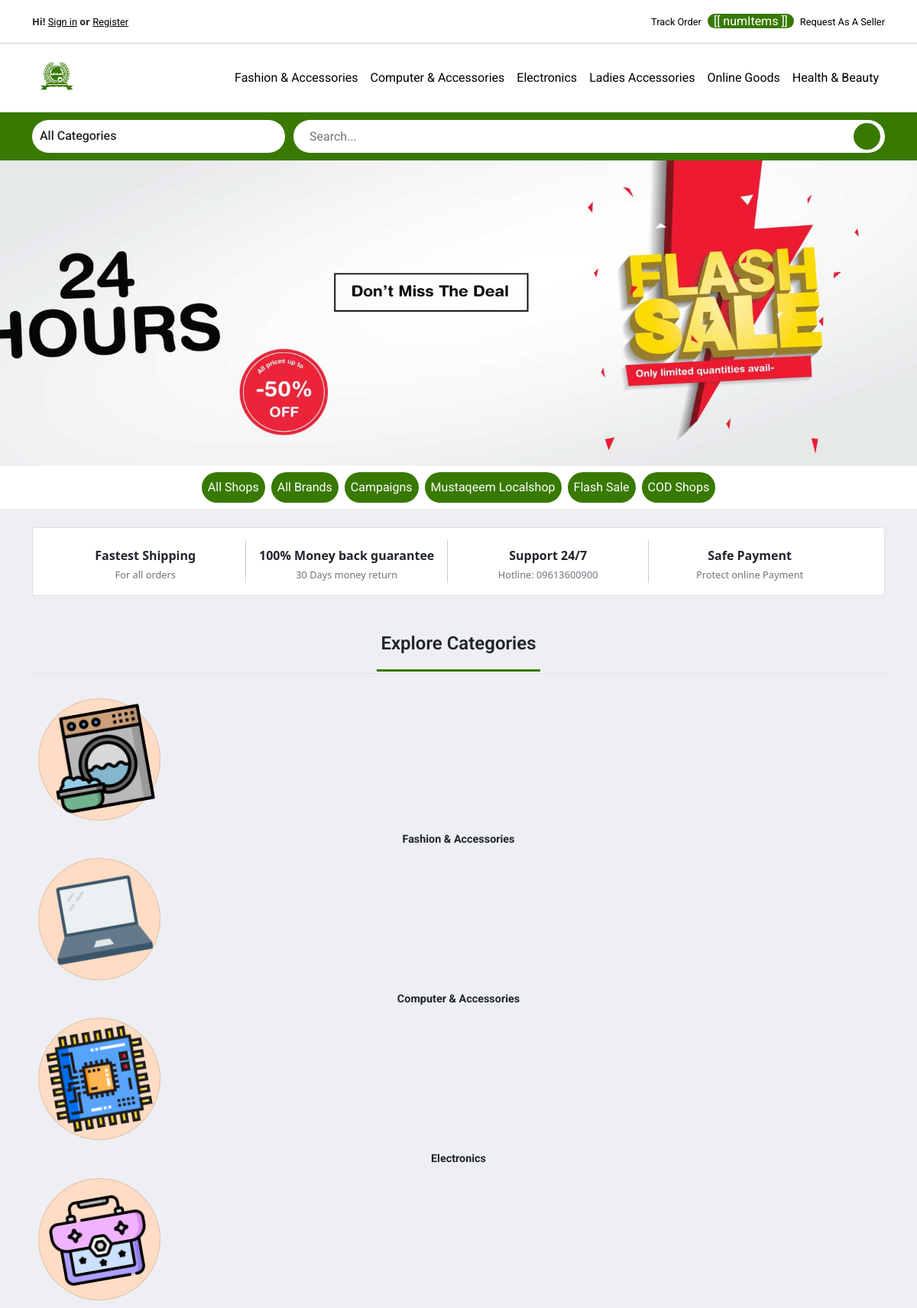
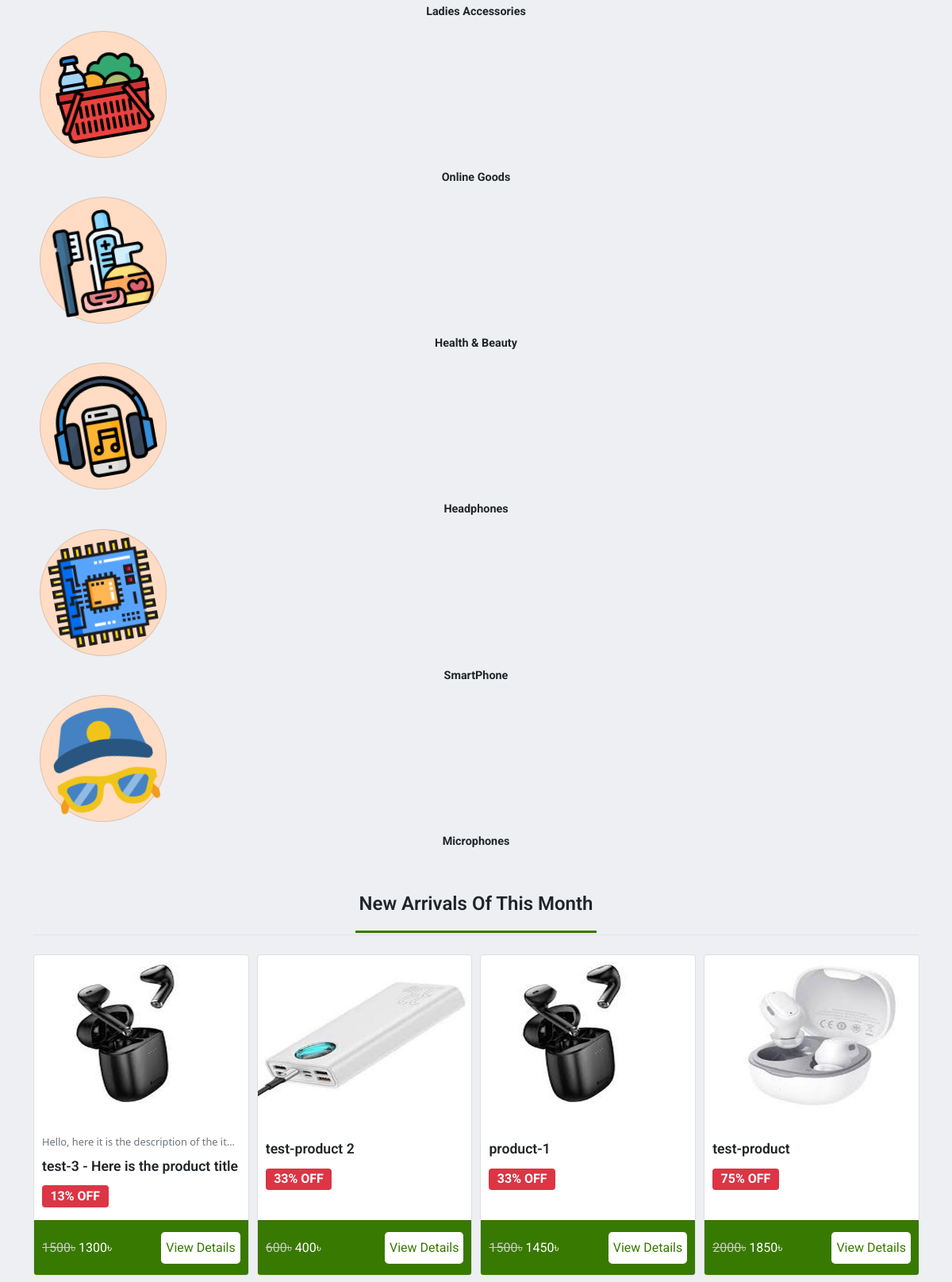
The page / (upper part) on the database its author committed (2 pictures, top to bottom).
### store/models.py (models this page shows, shortened)
class Category(models.Model):
    title = models.CharField(max_length=120, unique=True)
    img = models.ImageField(upload_to="images/")

class Banner(models.Model):
    image = models.ImageField(upload_to="images/", null=True)

class Product(models.Model):
    title = models.CharField(max_length=120)
    slug = models.SlugField(max_length=200, null=True, unique=True)
    img = models.ImageField(upload_to="images/")
    thumbnail = models.ImageField(upload_to="images/", null=True, blank=True)
    description = models.TextField(null=True, blank=True)
    brand = models.ForeignKey(
        Brand, on_delete=models.CASCADE, null=True, blank=True)
    category = models.ForeignKey(
        Category, on_delete=models.CASCADE, null=True)
    shop = models.ForeignKey(
        Shop, on_delete=models.CASCADE, null=True)
    isFavorite = models.BooleanField()
    market_price = models.IntegerField()
    sale_price = models.IntegerField(null=True, blank=True)
    stock_quantity = models.IntegerField()
    flash_sale_offer = models.ForeignKey(Offer, on_delete=models.SET_NULL, null=True, blank=True)
    campaign_offer = models.ForeignKey(Campaign, on_delete=models.SET_NULL, null=True, blank=True)
    created_at = models.DateTimeField(auto_now_add=True)
    updated_at = models.DateTimeField(auto_now=True, null=True, blank=True)
    """def save(self, *args, **kwargs):
        self.thumbnail = self.make_thumbnail(self.image)

        super().save(*args, **kwargs)"""

### store/views.py (the view)
# urls.py: path("", homeView, name="home"),
def homeView(request):
    campaigns, offers, shops = None, None, None
    categories = Category.objects.all().order_by("-id")
    main_navbarCat = Category.objects.all().order_by("-id")[:6]
    shop_obj = Shop.objects.all()
    campaign_obj = Campaign.objects.all()
    offer_obj = Offer.objects.all()
    brands = Brand.objects.all().order_by("-id")
    if len(shop_obj) > 0:
        shops = Shop.objects.all().order_by("-id")[:6]
    if len(campaign_obj) > 0:
        campaigns = Campaign.objects.all().order_by("-id")[0]
    if len(offer_obj) > 0:
        offers = Offer.objects.all().order_by("-id")[0]
    banners, local_grocery_images, products, show_categories = None, None, None, None
    subcategories = SubCategory.objects.all()
    product_obj = Product.objects.all()
    show_category_obj = Category.objects.all()
    all_products = Product.objects.all().order_by("-id")
    if len(Banner.objects.all()) > 0:
        banners = Banner.objects.all().order_by("-id")[:6]
    if len(product_obj) > 0:
        products = Product.objects.all().order_by("-id")[:8]
    if len(show_category_obj) > 0:
        show_categories = Category.objects.all()[:6]
    context = {
        "categories": categories,
        "main_navbarCat": main_navbarCat,
        "shops": shops,
        "banners": banners,
        "subcategories": subcategories,
        "products": products,
        "show_categories": show_categories,
        "campaigns": campaigns,
        "offers": offers,
        "all_products": all_products,
        "brands": brands
    }
    return render(request, 'store/home.html', context)

### Cart/cart.py (called while the page is built)
    def get_total_length(self):
            return sum(int(item['quantity']) for item in self.cart.values())

### Cart/context_processor.py (called while the page is built)
def cart(request):
    return {'cart': Cart(request)}

### store/templates/store/home.html (shortened to what this page needs)
{% extends "store/base.html" %}
{% load static %}
{% load mathfilters %}
{% block content %}
<link rel="stylesheet" href="{% static 'css/home.css' %}" />
<link rel="stylesheet" href="https://unpkg.com/flickity@2/dist/flickity.min.css">
<div class="container my-4">
    <div class="card p-3">
        <div class="services">
            <div class="service">
                <p>Fastest Shipping</p>
                <small>For all orders</small>
            </div>
            <div class="service">
                <p>100% Money back guarantee</p>
                <small>30 Days money return</small>
            </div>
            <div class="service">
                <p>Support 24/7</p>
                <small>Hotline: 09613600900</small>
            </div>
            <div class="service">
                <p>Safe Payment</p>
                <small>Protect online Payment</small>
            </div>
        </div>
    </div>
    {% if categories %}
    <div class="product__byCategories my-5">
        <div class="am-sec-title mb-4">
            <h2 class="text-center border-bottom pb-4 h4">
                <span class="base-border">Explore Categories</span>
            </h2>
        </div>
        <div class="all__categories">
            {% for category in categories %}
                <div>
                    <a href="{% url 'store:categorywise-product' category.id category.title %}">
                        <div class="cat__card">
                            <div class="card">
                                <div class="product__catImg">
                                    <img src="{{ category.img.url }}" alt="">
                                </div>
                            </div>
                        </div>
                        <div class="product__catInfo text-center">
                            <h5 class="fw-bold text-dark">{{ category.title }}</h5>
                        </div>
                    </a>
                </div>
            {% endfor %}
        </div>
    </div>
    {% endif %}
    <div class="new__arrival my-5">
        <div class="am-sec-title mb-4">
            <h2 class="text-center border-bottom pb-4 h4">
                <span class="base-border">New Arrivals Of This Month</span>
            </h2>
        </div>
        {% if products %}
        <div class="offered__products">
            {% for product in products %}
            <div class="card product__card">
                <div class="product__img">
                    <a href="{% url 'store:product-detail' product.slug %}">
                        <img src="{{ product.img.url }}" alt="">
                    </a>
                </div>
                <div class="product__info card-body mb-2">
                    {% if product.description %}
                        <a class="text-dark" href="{% url 'store:product-detail' product.slug %}">
                            <p class="product__description text-muted">{{ product.description }}</p>
                        </a>
                    {% endif %}
                    <a class="text-dark" href="{% url 'store:product-detail' product.slug %}">
                        <h5 class="product__title">{{ product.title }}</h5>
                    </a>
                    {% if product.sale_price %}
                    <h5><span class="badge bg-danger discount__badge">{{ product.sale_price|div:product.market_price|mul:100|sub:100|abs|slugify|slice:":2" }}% OFF</span></h5>
                    {% endif %}
                </div>
                <div class="product__bottom card-footer">
                    {% if product.sale_price %}
                        <p><span class="cross__price">{{ product.market_price }}৳</span> <span>{{ product.sale_price }}৳</span></p>
                    {% else %}
                        <p>{{ product.market_price }}৳</p>
                    {% endif %}
                    <a href="{% url 'store:product-detail' product.slug %}">
                        <button class="btn__styled">View Details</button>
                    </a>
                </div>
            </div>
            {% endfor %}
        </div>
        {% endif %}
    </div>
</div>
{% endblock %}

### store/templates/store/navbar.html (shortened to what this page needs)
{% load static %}
<link rel="stylesheet" href="{% static 'css/navbar.css' %}" />
<link rel="stylesheet" type="text/css" href="//cdn.jsdelivr.net/npm/slick-carousel@1.8.1/slick/slick.css" />
<link rel="stylesheet" type="text/css" href="//cdn.jsdelivr.net/npm/slick-carousel@1.8.1/slick/slick-theme.css" />
<div class="top__bar bg-white">
    <nav class="navbar navbar-expand-lg navbar-light container">
        <ul class="navbar-nav mb-2 mb-lg-0">
            {% if not request.user.is_authenticated %}
            <li class="nav-item login__header top__header">
                <span class="fw-bold text-dark">Hi!</span> <a href="{% url 'store:user_login' %}"><small>Sign in</small></a>
            </li>
            <li class="nav-item top__header login__header">
                <span class="fw-bold text-dark">or</span> <a href="{% url 'store:user_registration' %}"><small>Register</small></a>
            </li>
            {% else %}
            <li class="nav-item top__header logout__header">
                <a href="{% url 'store:logout' %}"><small class="btn btn-link">Logout</small></a>
            </li>
            {% endif %}
        </ul>
        <ul class="navbar-nav ms-auto mb-2 mb-lg-0 d-flex align-items-center">
            <li class="nav-item top__header">
                <a class="nav-link" href="#"><small>Track Order</small></a>
            </li>
            <li class="nav-item cart__header me-2">
                <a href="{% url 'cart_details' %}">
                    <div id="navbarApp">
                        <span class="cart__counter">[[ numItems ]]</span>
                    </div>
                </a>
            </li>
            <li class="nav-item top__header">
                <a href="{% url 'store:get_seller_registration' %}"><small>Request As A Seller</small></a>
            </li>
        </ul>
    </nav>
</div>
<div class="main__navbar">
    <nav class="navbar navbar-expand-lg navbar-light bg-white">
        <div class="container">
            <a class="navbar-brand" href="{% url 'store:home' %}">
                <div class="logo">
                    <img src="{% static 'logo_img/logo.png' %}" alt="" />
                </div>
            </a>
            <div class="collapse navbar-collapse" id="navbarSupportedContent">
                <ul class="navbar-nav ms-auto mb-2 mb-lg-0 main__navbarList">
                    {% if main_navbarCat %}
                        {% for category in main_navbarCat %}
                            <li class="nav-item cat__list">
                                <a class="nav-link" href="{% url 'store:categorywise-product' category.id category.title %}">
                                    {{ category.title }}
                                </a>
                            </li>
                        {% endfor %}
                    {% endif %}
                </ul>
            </div>
        </div>
    </nav>
</div>
<div class="home__content">
    <div class="container">
        <div class="home__categoriesSearchBar">
            <div class="all__departments">
                <div class="all__departmentsHeader">
                    <h6>All Categories</h6>
                </div>
            </div>
            <form action="{% url 'store:search' %}" class="home__searchBar" method="GET">
                <input type="text" value="{{ request.GET.query }}" name="query" id="search-input" placeholder="Search..." />
                <button>
                </button>
            </form>
        </div>
    </div>
</div>
{% if banners %}
<div class="img__slider">
    {% for banner in banners %}
    <a href="#">
        <img class="banner_img" src="{{ banner.image.url }}" alt="">
    </a>
    {% endfor %}
</div>
{% endif %}
<nav class="navbar navbar-expand-lg bg-white navbar-light d-flex justify-content-center header__afterSlider">
    <ul class="navbar-nav mb-2 mb-lg-0">
        <li class="nav-item after__slider">
            <a class="nav-link" href="#">All Shops</a>
        </li>
        <li class="nav-item after__slider">
            <a class="nav-link" href="{% url 'store:brands' %}">All Brands</a>
        </li>
        <li class="nav-item after__slider">
            <a class="nav-link" href="{% url 'store:campaigns' %}">Campaigns</a>
        </li>
        <li class="nav-item after__slider">
            <a class="nav-link" href="{% url 'store:localshop' %}">Mustaqeem Localshop</a>
        </li>
        <li class="nav-item after__slider">
            <a class="nav-link" href="{% url 'store:flash-sale' %}">Flash Sale</a>
        </li>
        <li class="nav-item after__slider">
            <a class="nav-link" href="#">COD Shops</a>
        </li>
    </ul>
</nav>

### static/css/base.css (style rules this page uses)
* { text-decoration: none !important; list-style: none !important; box-sizing: border-box !important; }
:root { --white-primary: #fff; --primary-color: #387901; --primary-dark: #34630a; --black-primary: #000; --dark-primary: #212529; --blue-primary: #0D6EFD; --gray-primary: #ccc; --muted-primary: #6C757D; --muted-gray: #F7F7F7; --dark-gray: #5a5a5a; --dark-gray2: #818a91; --bg-color: #EDEFF3; --cat-bg: #FFDCC3; --roboto: "Roboto", sans-serif; }
body { background-color: var(--bg-color); }
.header__afterSlider { display: none !important; }

### static/css/navbar.css (style rules this page uses)
.top__bar { border-bottom: 1px solid var(--gray-primary); }
.main__navbar { background-color: var(--white-primary); position: sticky; top: 0; left: 0; z-index: 998; }
.main__navbarList { position: relative; }
.logo { width: 4rem; height: 4rem; }
.logo img { width: 100%; height: 100%; border-radius: 50%; object-fit: cover; }
.nav-item a { color: var(--black-primary) !important; font-family: var(--roboto); font-size: 1rem !important; transition: color 0.3s; }
.top__header, .top__header a small { font-size: 0.8rem; color: var(--primary-color); }
.top__header a small:last-child { color: var(--black-primary); transition: color 0.3s; }
.cart__header { display: flex; align-items: center; }
.cart__header .cart__counter { background-color: var(--primary-color); color: var(--white-primary); border-radius: 9999px; padding: 0 8px; }
.login__header { margin-right: 0.2rem; }
.login__header a small { text-decoration: underline !important; }
.home__content { padding: 10px 0; background-color: var(--primary-color); }
.home__categoriesSearchBar { display: flex; justify-content: space-between; align-items: center; }
.all__categories { display: flex; align-items: center; }
.all__categories h5 { font-family: var(--roboto); font-size: 0.9rem; font-weight: 400; margin-top: 0.5rem; }
.all__departments { position: relative; display: flex; align-items: center; height: 43px; flex: 0.3; background-color: var(--white-primary); border-radius: 9999px; margin-right: 0.7rem; }
.all__departmentsHeader { width: 100%; display: flex; justify-content: space-between; align-items: center; }
.all__departmentsHeader h6 { margin-top: 6px; padding-left: 10px; font-family: var(--roboto); }
.home__searchBar { display: flex; align-items: center; flex: 0.7; border: 1px solid transparent; height: 43px; border-radius: 40px; background-color: var(--white-primary); }
.home__searchBar input { flex: 1; border: none; padding: 0 10px; outline: none; margin-left: 10px; font-family: var(--roboto); }
.home__searchBar input::placeholder { font-family: var(--roboto); }
.home__searchBar button { width: 35px!important; height: 35px!important; border: 1px solid transparent; border-radius: 50%; margin-right: 5px; color: var(--white-primary); display: flex; justify-content: center; align-items: center; font-size: 1.2rem; background-color: var(--primary-color); cursor: pointer; }
.img__slider { width: 100%; overflow: hidden; }
.img__slider img { width: 100%; height: 25rem; object-fit: cover; }
.slick-dotted.slick-slider { margin-bottom: 0!important; }
.after__slider { background-color: var(--primary-color); border-radius: 9999px; font-family: var(--roboto); margin-right: 0.5rem; transition: background-color 0.3s; }
.after__slider:last-child { margin-right: 0; }
.after__slider a { color: var(--white-primary) !important; }

### static/css/footer.css (style rules this page uses)
.border-bottom, .footer-links li a { font-family: var(--roboto); }
.border-bottom { font-weight: 600; }

### rows shown on the page
Category: title "Fashion & Accessories", img (picture)
Category: title "Computer & Accessories", img (picture)
Category: title "Electronics", img (picture)
Category: title "Ladies Accessories", img (picture)
Category: title "Online Goods", img (picture)
Category: title "Health & Beauty", img (picture)
Banner: image (picture)
Category: img (picture), title "Headphones"
Category: img (picture), title "SmartPhone"
Category: img (picture), title "Microphones"
Product: img (picture), description "Hello, here it is the description of the it…", title "test-3 - Here is the product title", sale_price|div "13", market_price "1500", sale_price "1300"
Product: img (picture), title "test-product 2", sale_price|div "33", market_price "600", sale_price "400"
Product: img (picture), title "product-1", sale_price|div "33", market_price "1500", sale_price "1450"
Product: img (picture), title "test-product", sale_price|div "75", market_price "2000", sale_price "1850"
